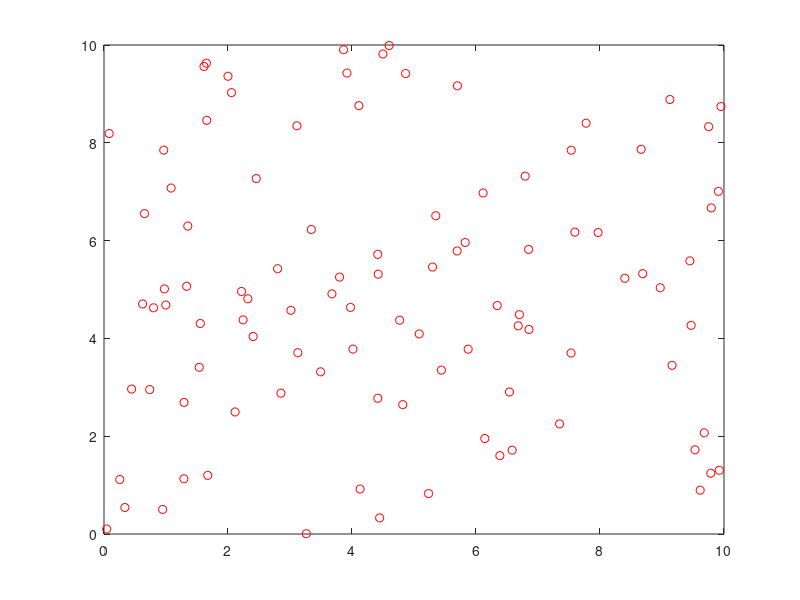

This chart was generated by the following MATLAB code:
clear all;
close all;

rng('shuffle')

x = rand(100, 1)*10;
y = rand(100, 1)*10;

plot(x, y, 'ro')
axis([0, 10, 0, 10])
